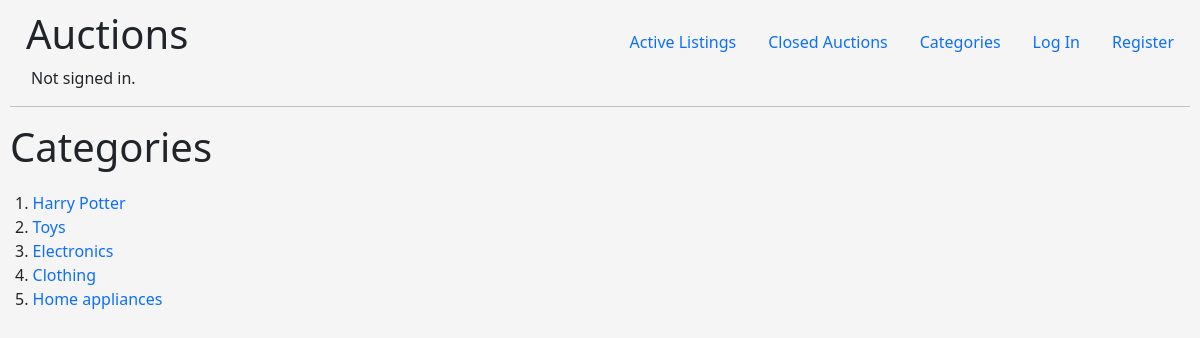
The page /categories on the database its author committed.
### auctions/models.py (models this page shows, shortened)
class Category(models.Model):
    name = models.CharField(max_length=45, null=False, blank=False)

### auctions/views.py (the view)
# urls.py: path("categories", views.view_categories, name="categories"),
def view_categories(request):
    categories = Category.objects.all()
    return render(request, "auctions/categories.html", {"categories": categories})

### auctions/templates/auctions/categories.html (shortened to what this page needs)
{% extends "auctions/layout.html" %}
{% block body %}
  <h1>Categories</h1>
  <ol class="categories-list">
    {% for category in categories %}
      {% if category.name %}
        <li>
          <a href="{% url 'category' category.name %}">{{ category.name }}</a>
        </li>
      {% endif %}
      {% empty%}
        No categories at the moment
    {% endfor %}
  </ol>
{% endblock body %}

### auctions/templates/auctions/layout.html (shortened to what this page needs)
{% load static %}
<!DOCTYPE html>
<html lang="en">
  <head>
    <link
      href="https://cdn.jsdelivr.net/npm/bootstrap@5.3.3/dist/css/bootstrap.min.css"
      rel="stylesheet"
    />
    <link
      rel="stylesheet"
      type="text/css"
      href="{% static 'auctions/styles.css' %}"
    />
  </head>
  <body>
    <header id="header">
      <div>
        <h1>Auctions</h1>
        <p>
          {% if user.is_authenticated %} Signed in as
            <strong>{{ user.username }}</strong>.
          {% else %}
            Not signed in.
          {% endif %}
        </p>
      </div>
      <nav id="nav-menu" class="hidden">
        <ul>
          <li>
            <a href="{% url 'index' %}">Active Listings</a>
          </li>
          <li>
            <a href="{% url 'closedAuctions' %}">Closed Auctions</a>
          </li>
          <li>
            <a href="{% url 'categories' %}">Categories</a>
          </li>
          {% if user.is_authenticated %}
            <li>
              <a href="{% url 'createListing' %}">Create Listing</a>
            </li>
            <li>
              <a href="{% url 'watchlist' %}">Watchlist</a>
            </li>
            <li>
              <a href="{% url 'logout' %}">Log Out</a>
            </li>
          {% else %}
            <li>
              <a href="{% url 'login' %}">Log In</a>
            </li>
            <li>
              <a href="{% url 'register' %}">Register</a>
            </li>
          {% endif %}
        </ul>
      </nav>
    </header>
    <hr>
    {% block body %} {% endblock %}
  </body>
</html>

### static/auctions/styles.css (style rules this page uses)
body { padding: 10px; background-color: #f5f5f5; }

### rows shown on the page
Category: name "Harry Potter"
Category: name "Toys"
Category: name "Electronics"
Category: name "Clothing"
Category: name "Home appliances"
